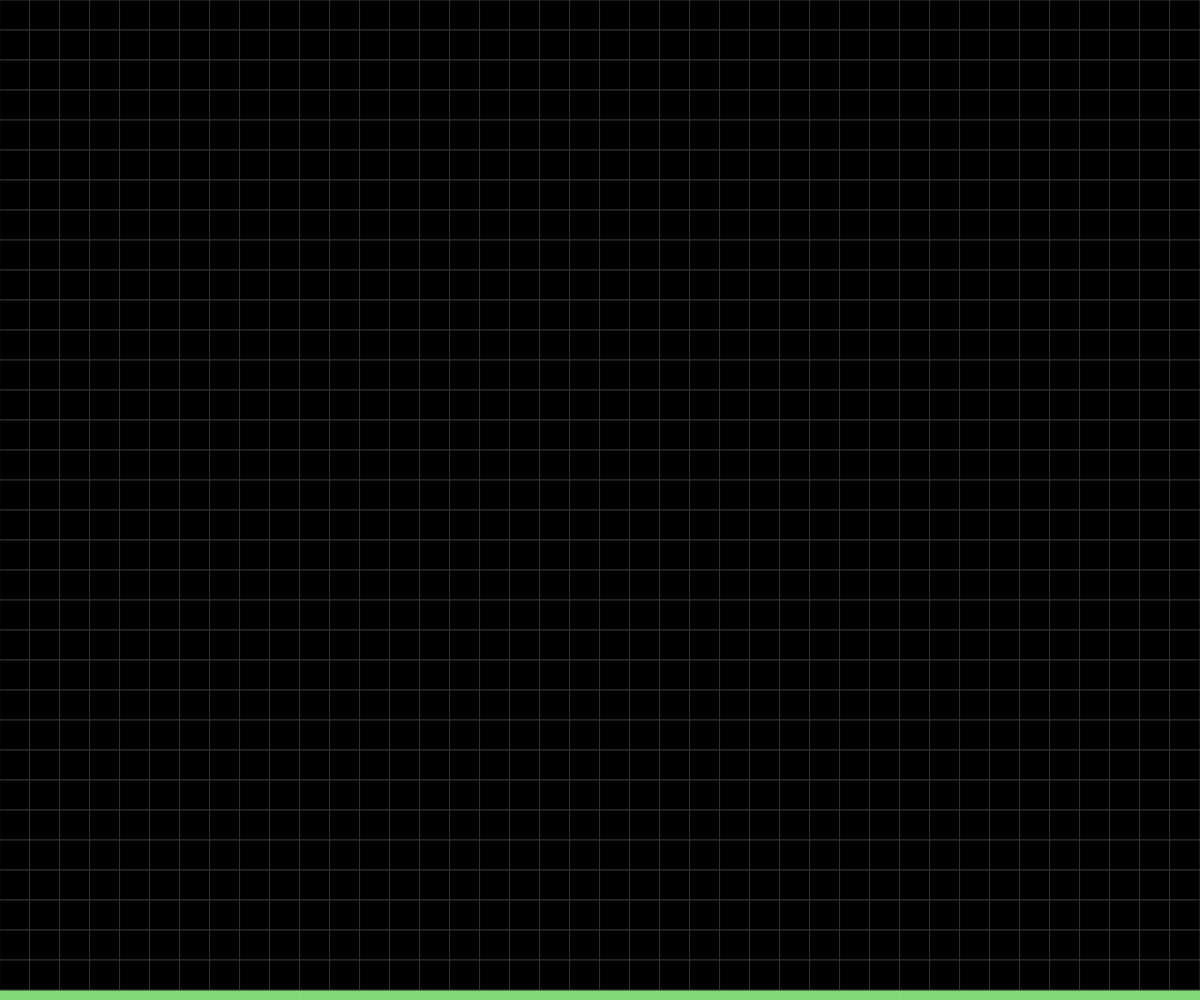
Frame 1 (no input)
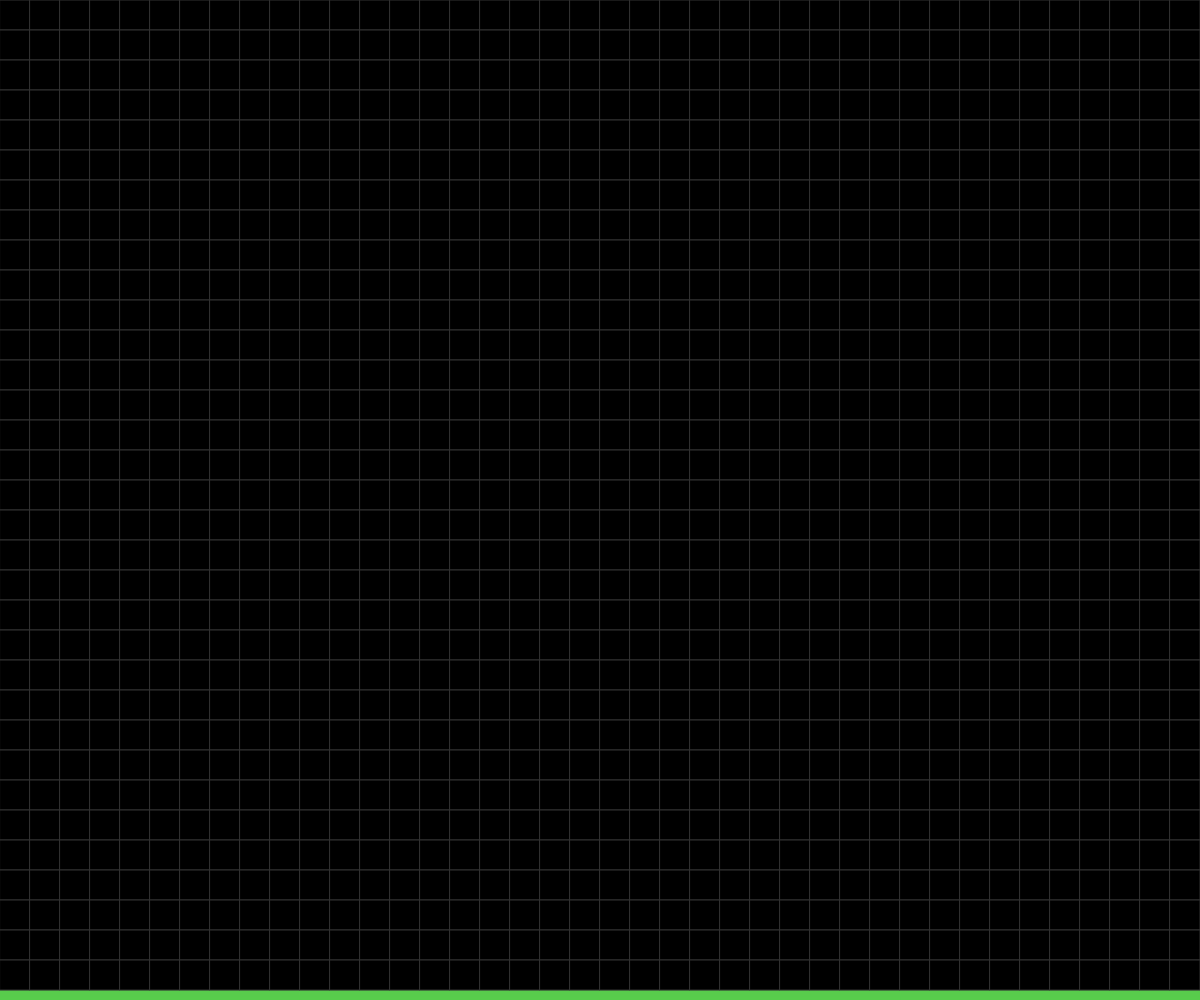
Frame 60 (no input)
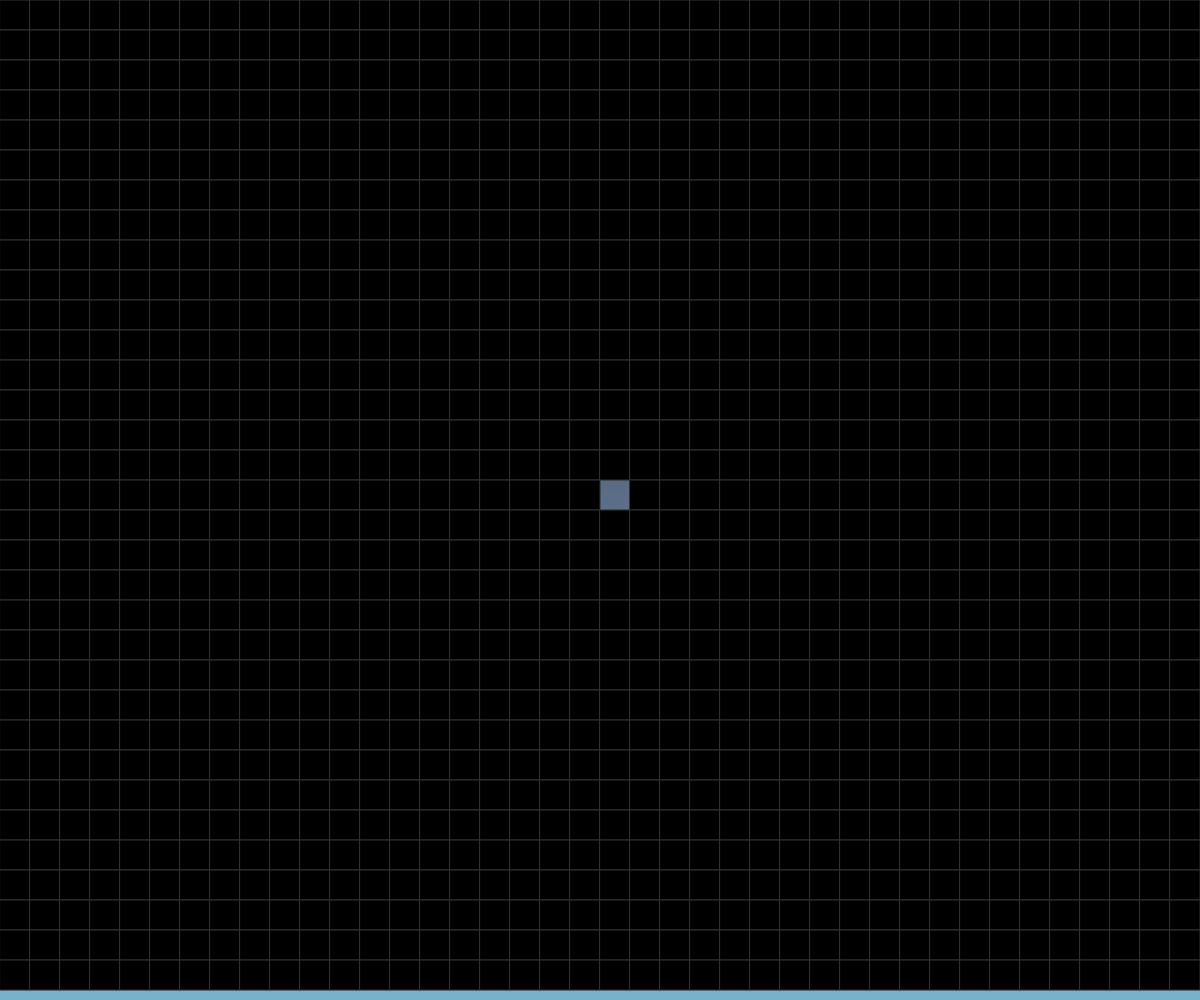
Frame 120 (the mouse pressed at the canvas centre since frame 60)

The p5.js sketch that drew these frames (run headless with seeded random() and noise() and a simulated clock; from frame 60 on, the mouse is pressed at the canvas centre):

// p5.js sketch
// ── sketch.js
let squareSize = 30;
let spacing = 0;
let squares = [];
let lastBackgroundChange = 0; // Timestamp of the last background color change
let backgroundChangeInterval = 1000; // Interval between background color changes (in milliseconds)
let deletedSquares = [];
let offsetX;
let offsetY;

function setup() {
  createCanvas(windowWidth, windowHeight);
  generateSquares();

  // Generate initial gradient background
  changeGradientBackground();
}

function draw() {
  // Check if it's time to change the background
  if (millis() - lastBackgroundChange >= backgroundChangeInterval) {
    changeGradientBackground();
  }

  // Draw gradient background
  setGradient(0, 0, width, height, color1, color2);

  // Draw squares
  for (let square of squares) {
    square.show();
  }

  
}

function generateSquares() {
  let cols = floor(width / (squareSize + spacing)); // Number of columns
  let rows = floor(height / (squareSize + spacing)); // Number of rows

  for (let i = 0; i < rows; i++) {
    for (let j = 0; j < cols; j++) {
      let x = j * (squareSize + spacing) + spacing / 2;
      let y = i * (squareSize + spacing) + spacing / 2;
      squares.push(new Square(x, y));
    }
  }
}

var k = 0;

function mousePressed() {
  //console.log("pressed")
  for (let i = squares.length - 1; i >= 0; i--) {
    if (squares[i].contains(mouseX, mouseY)) {
      // Remove the clicked square from the array
      squares.splice(i, 1);
      // console.log("x = " + squares[i].x + " y = " + squares[i].y)
      // deletedSquares[k] = squares[i].x;
      // deletedSquares[k+1] = squares[i].y;
      console.log(deletedSquares)
      k = k + 2;
      // Exit the loop after removing the square
      break;
    }
  }
}

function doubleClicked() {

  
  
console.log(mouseX + squareSize)

offsetX = mouseX % 30;
offsetY = mouseY % 30; 

squares.push(new Square(mouseX - offsetX, mouseY - offsetY));


/*
  for (let i = 0; i < rows; i++) {
    for (let j = 0; j < cols; j++) {
      let x = j * (squareSize + spacing) + spacing / 2;
      let y = i * (squareSize + spacing) + spacing / 2;
      squares.push(new Square(x, y));
    }
  }*/


} 

class Square {
  constructor(x, y, r = 0, g = 0, b = 0) {
    this.x = x;
    this.y = y;
    this.size = squareSize;
    this.r = r;
    this.g = g;
    this.b = b;
  }

  show() {
    fill(this.r, this.g, this.b);
    stroke(50);
    rect(this.x, this.y, this.size, this.size);
  }

  contains(x, y) {
    return (x >= this.x && x <= this.x + this.size && y >= this.y && y <= this.y + this.size);
  }
}

function setGradient(x, y, w, h, c1, c2) {
  noFill();
  // Top to bottom gradient
  for (let i = y; i <= y + h; i++) {
    let inter = map(i, y, y + h, 0, 1);
    let c = lerpColor(c1, c2, inter);
    stroke(c);
    line(x, i, x + w, i);
  }
}

function changeGradientBackground() {
  lastBackgroundChange = millis(); // Update last background change timestamp
  color1 = color(random(255), random(255), random(255)); // Generate new random color
  color2 = color(random(255), random(255), random(255)); // Generate new random color
}
